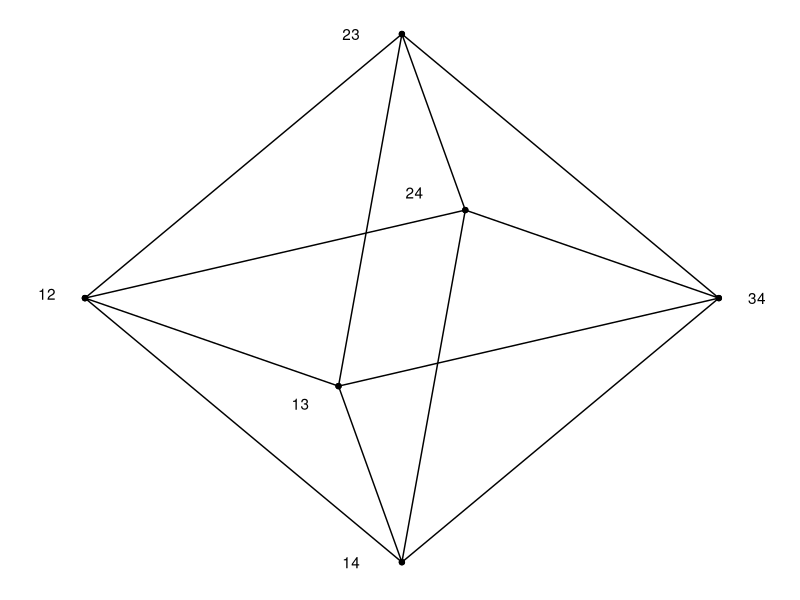

Reproduce this figure in R.
## ---- chunk 1
library(tidyverse)
df_eg41 <- data.frame(x = c(0, 2.5, 5, 2.5, 2, 2.5, 3, 2.5, 0, 2, 5, 3, 0), y = c(0, -3, 0, 3, -1, -3, 1, 3, 0, -1, 0, 1, 0))
ggplot(df_eg41, aes(x, y)) + geom_point() + geom_path() + theme_bw() + theme(panel.border = element_blank(),line = element_blank(),
        text = element_blank(),
        title = element_blank()) +
  annotate("text", x=-0.3, y = 0.05, label = "12") + annotate("text", x=2.1, y = -3, label = "14") +
  annotate("text", x=1.7, y = -1.2, label = "13") + annotate("text", x=5.3, y = 0, label = "34") +
  annotate("text", x=2.1, y = 3, label = "23") + annotate("text", x=2.6, y = 1.2, label = "24") 
